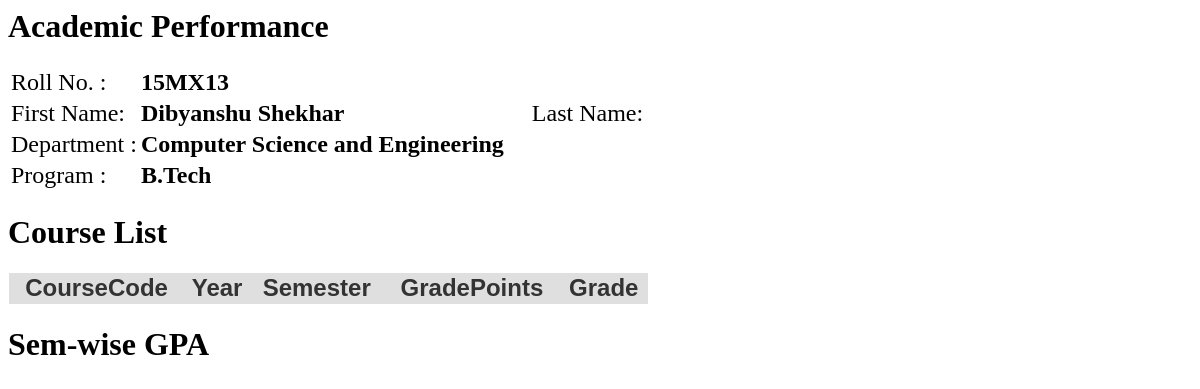
The app's page /profacad.php (signed in) with its own data.
### tables this page shows
CREATE TABLE `studentdetails` (
  `RollNo` varchar(15) NOT NULL,
  `FirstName` varchar(40) NOT NULL,
  `LastName` varchar(40) NOT NULL,
  `Dept` varchar(60) NOT NULL DEFAULT 'Computer Science and Engineering',
  `Program` varchar(60) NOT NULL DEFAULT 'B.Tech',
  `DateOfBirth` date NOT NULL,
  `BloodGroup` varchar(10) NOT NULL,
  `MobileParent` varchar(15) NOT NULL,
  `MobileStudent` varchar(15) NOT NULL,
  `Address` varchar(1024) NOT NULL,
  `ResStatus` varchar(30) NOT NULL,
  `Password` varchar(60) NOT NULL,
  `Active` int(11) NOT NULL DEFAULT '1',
  `ImageFile` varchar(100) NOT NULL DEFAULT 'dummy.jpg',
  `Email` varchar(60) NOT NULL
);

### profacad.php (the view, shortened to what this page needs)
<?php
$con = mysqli_connect("localhost","root","","courserec");
  $sql="SELECT * from studentdetails where RollNo='".$_SESSION["RollNo"]."'";
$ret=mysqli_query($con,$sql);
$count=mysqli_num_rows($ret);
echo "<div><h1>Academic Performance</h2><table id='content' style='font-size:24px;'>";
if($count==1){
	$row=mysqli_fetch_assoc($ret);
	echo "<tr><td>Roll No. :</td><td><b>".$row["RollNo"]."</b></td></tr>";
	echo "<tr><td>First Name:</td><td><b>".$row["FirstName"]."</b></td><td style='width:20px;'></td><td>Last Name:</td><td><b>".$row["LastName"]."</b></td></tr>";
	echo "<tr><td>Department :</td><td><b>".$row["Dept"]."</b></td></tr>";
	echo "<tr><td>Program :</td><td><b>".$row["Program"]."</b></td></tr>";
}
echo "</table></div>";
echo "<div><h1>Course List</h2><table class='tg' id='content' style='font-size:24px;text-align:center;'>";
echo "<tr class='tr'><th class='th'>CourseCode</th><th class='th'>Year</th><th class='th'>Semester</th><th class='th'>GradePoints</th><th class='th'>Grade</th></tr>";
echo "</table></div>";
?>
<h1>Sem-wise GPA</h1>

### profacad.php (style rules this page uses)
.tg { color: #333; font-family: Helvetica, Arial, sans-serif; width: 640px; border-collapse: collapse; border-spacing: 0; }
.td, .th { border: 1px solid transparent; height: 30px; transition: all 0.3s; }
.th { background: #DFDFDF; font-weight: bold; }

### records on screen
studentdetails: RollNo "15MX13", FirstName "Dibyanshu Shekhar", Dept "Computer Science and Engineering", Program "B.Tech"
